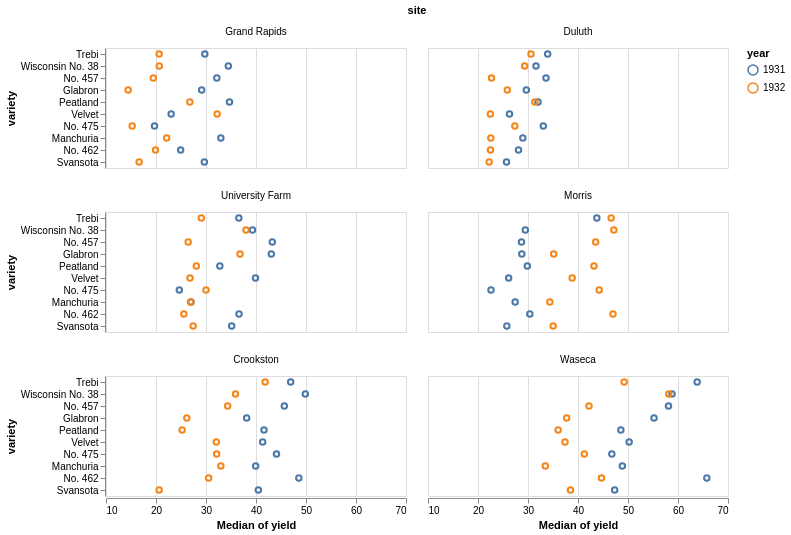

Express this chart as Vega-Lite.
### Vega-Lite specification from a JSON file in a GitHub repository (floating-point values rounded to 4 significant figures)
{"$schema": "https://vega.github.io/schema/vega-lite/v4.json", "name": "trellis_barley", "description": "The Trellis display by Becker et al. helped establish small multiples as a “powerful mechanism for understanding interactions in studies of how a response depends on explanatory variables”. Here we reproduce a trellis of Barley yields from the 1930s, complete with main-effects ordering to facilitate comparison.", "data": {"values": [{"yield": 27, "variety": "Manchuria", "year": 1931, "site": "University Farm"}, {"yield": 48.87, "variety": "Manchuria", "year": 1931, "site": "Waseca"}, {"yield": 27.43, "variety": "Manchuria", "year": 1931, "site": "Morris"}, {"yield": 39.93, "variety": "Manchuria", "year": 1931, "site": "Crookston"}, {"yield": 32.97, "variety": "Manchuria", "year": 1931, "site": "Grand Rapids"}, {"yield": 28.97, "variety": "Manchuria", "year": 1931, "site": "Duluth"}, {"yield": 43.07, "variety": "Glabron", "year": 1931, "site": "University Farm"}, {"yield": 55.2, "variety": "Glabron", "year": 1931, "site": "Waseca"}, {"yield": 28.77, "variety": "Glabron", "year": 1931, "site": "Morris"}, {"yield": 38.13, "variety": "Glabron", "year": 1931, "site": "Crookston"}, {"yield": 29.13, "variety": "Glabron", "year": 1931, "site": "Grand Rapids"}, {"yield": 29.67, "variety": "Glabron", "year": 1931, "site": "Duluth"}, {"yield": 35.13, "variety": "Svansota", "year": 1931, "site": "University Farm"}, {"yield": 47.33, "variety": "Svansota", "year": 1931, "site": "Waseca"}, {"yield": 25.77, "variety": "Svansota", "year": 1931, "site": "Morris"}, {"yield": 40.47, "variety": "Svansota", "year": 1931, "site": "Crookston"}, {"yield": 29.67, "variety": "Svansota", "year": 1931, "site": "Grand Rapids"}, {"yield": 25.7, "variety": "Svansota", "year": 1931, "site": "Duluth"}, {"yield": 39.9, "variety": "Velvet", "year": 1931, "site": "University Farm"}, {"yield": 50.23, "variety": "Velvet", "year": 1931, "site": "Waseca"}, {"yield": 26.13, "variety": "Velvet", "year": 1931, "site": "Morris"}, {"yield": 41.33, "variety": "Velvet", "year": 1931, "site": "Crookston"}, {"yield": 23.03, "variety": "Velvet", "year": 1931, "site": "Grand Rapids"}, {"yield": 26.3, "variety": "Velvet", "year": 1931, "site": "Duluth"}, {"yield": 36.57, "variety": "Trebi", "year": 1931, "site": "University Farm"}, {"yield": 63.83, "variety": "Trebi", "year": 1931, "site": "Waseca"}, {"yield": 43.77, "variety": "Trebi", "year": 1931, "site": "Morris"}, {"yield": 46.93, "variety": "Trebi", "year": 1931, "site": "Crookston"}, {"yield": 29.77, "variety": "Trebi", "year": 1931, "site": "Grand Rapids"}, {"yield": 33.93, "variety": "Trebi", "year": 1931, "site": "Duluth"}, {"yield": 43.27, "variety": "No. 457", "year": 1931, "site": "University Farm"}, {"yield": 58.1, "variety": "No. 457", "year": 1931, "site": "Waseca"}, {"yield": 28.7, "variety": "No. 457", "year": 1931, "site": "Morris"}, {"yield": 45.67, "variety": "No. 457", "year": 1931, "site": "Crookston"}, {"yield": 32.17, "variety": "No. 457", "year": 1931, "site": "Grand Rapids"}, {"yield": 33.6, "variety": "No. 457", "year": 1931, "site": "Duluth"}, {"yield": 36.6, "variety": "No. 462", "year": 1931, "site": "University Farm"}, {"yield": 65.77, "variety": "No. 462", "year": 1931, "site": "Waseca"}, {"yield": 30.37, "variety": "No. 462", "year": 1931, "site": "Morris"}, {"yield": 48.57, "variety": "No. 462", "year": 1931, "site": "Crookston"}, {"yield": 24.93, "variety": "No. 462", "year": 1931, "site": "Grand Rapids"}, {"yield": 28.1, "variety": "No. 462", "year": 1931, "site": "Duluth"}, {"yield": 32.77, "variety": "Peatland", "year": 1931, "site": "University Farm"}, {"yield": 48.57, "variety": "Peatland", "year": 1931, "site": "Waseca"}, {"yield": 29.87, "variety": "Peatland", "year": 1931, "site": "Morris"}, {"yield": 41.6, "variety": "Peatland", "year": 1931, "site": "Crookston"}, {"yield": 34.7, "variety": "Peatland", "year": 1931, "site": "Grand Rapids"}, {"yield": 32, "variety": "Peatland", "year": 1931, "site": "Duluth"}, {"yield": 24.67, "variety": "No. 475", "year": 1931, "site": "University Farm"}, {"yield": 46.77, "variety": "No. 475", "year": 1931, "site": "Waseca"}, {"yield": 22.6, "variety": "No. 475", "year": 1931, "site": "Morris"}, {"yield": 44.1, "variety": "No. 475", "year": 1931, "site": "Crookston"}, {"yield": 19.7, "variety": "No. 475", "year": 1931, "site": "Grand Rapids"}, {"yield": 33.07, "variety": "No. 475", "year": 1931, "site": "Duluth"}, {"yield": 39.3, "variety": "Wisconsin No. 38", "year": 1931, "site": "University Farm"}, {"yield": 58.8, "variety": "Wisconsin No. 38", "year": 1931, "site": "Waseca"}, {"yield": 29.47, "variety": "Wisconsin No. 38", "year": 1931, "site": "Morris"}, {"yield": 49.87, "variety": "Wisconsin No. 38", "year": 1931, "site": "Crookston"}, {"yield": 34.47, "variety": "Wisconsin No. 38", "year": 1931, "site": "Grand Rapids"}, {"yield": 31.6, "variety": "Wisconsin No. 38", "year": 1931, "site": "Duluth"}, {"yield": 26.9, "variety": "Manchuria", "year": 1932, "site": "University Farm"}, {"yield": 33.47, "variety": "Manchuria", "year": 1932, "site": "Waseca"}, {"yield": 34.37, "variety": "Manchuria", "year": 1932, "site": "Morris"}, {"yield": 32.97, "variety": "Manchuria", "year": 1932, "site": "Crookston"}, {"yield": 22.13, "variety": "Manchuria", "year": 1932, "site": "Grand Rapids"}, {"yield": 22.57, "variety": "Manchuria", "year": 1932, "site": "Duluth"}, {"yield": 36.8, "variety": "Glabron", "year": 1932, "site": "University Farm"}, {"yield": 37.73, "variety": "Glabron", "year": 1932, "site": "Waseca"}, {"yield": 35.13, "variety": "Glabron", "year": 1932, "site": "Morris"}, {"yield": 26.17, "variety": "Glabron", "year": 1932, "site": "Crookston"}, {"yield": 14.43, "variety": "Glabron", "year": 1932, "site": "Grand Rapids"}, {"yield": 25.87, "variety": "Glabron", "year": 1932, "site": "Duluth"}, {"yield": 27.43, "variety": "Svansota", "year": 1932, "site": "University Farm"}, {"yield": 38.5, "variety": "Svansota", "year": 1932, "site": "Waseca"}, {"yield": 35.03, "variety": "Svansota", "year": 1932, "site": "Morris"}, {"yield": 20.63, "variety": "Svansota", "year": 1932, "site": "Crookston"}, {"yield": 16.63, "variety": "Svansota", "year": 1932, "site": "Grand Rapids"}, {"yield": 22.23, "variety": "Svansota", "year": 1932, "site": "Duluth"}, {"yield": 26.8, "variety": "Velvet", "year": 1932, "site": "University Farm"}, {"yield": 37.4, "variety": "Velvet", "year": 1932, "site": "Waseca"}, {"yield": 38.83, "variety": "Velvet", "year": 1932, "site": "Morris"}, {"yield": 32.07, "variety": "Velvet", "year": 1932, "site": "Crookston"}, {"yield": 32.23, "variety": "Velvet", "year": 1932, "site": "Grand Rapids"}, {"yield": 22.47, "variety": "Velvet", "year": 1932, "site": "Duluth"}, {"yield": 29.07, "variety": "Trebi", "year": 1932, "site": "University Farm"}, {"yield": 49.23, "variety": "Trebi", "year": 1932, "site": "Waseca"}, {"yield": 46.63, "variety": "Trebi", "year": 1932, "site": "Morris"}, {"yield": 41.83, "variety": "Trebi", "year": 1932, "site": "Crookston"}, {"yield": 20.63, "variety": "Trebi", "year": 1932, "site": "Grand Rapids"}, {"yield": 30.6, "variety": "Trebi", "year": 1932, "site": "Duluth"}, {"yield": 26.43, "variety": "No. 457", "year": 1932, "site": "University Farm"}, {"yield": 42.2, "variety": "No. 457", "year": 1932, "site": "Waseca"}, {"yield": 43.53, "variety": "No. 457", "year": 1932, "site": "Morris"}, {"yield": 34.33, "variety": "No. 457", "year": 1932, "site": "Crookston"}, {"yield": 19.47, "variety": "No. 457", "year": 1932, "site": "Grand Rapids"}, {"yield": 22.7, "variety": "No. 457", "year": 1932, "site": "Duluth"}, {"yield": 25.57, "variety": "No. 462", "year": 1932, "site": "University Farm"}, {"yield": 44.7, "variety": "No. 462", "year": 1932, "site": "Waseca"}, {"yield": 47, "variety": "No. 462", "year": 1932, "site": "Morris"}, {"yield": 30.53, "variety": "No. 462", "year": 1932, "site": "Crookston"}, {"yield": 19.9, "variety": "No. 462", "year": 1932, "site": "Grand Rapids"}, {"yield": 22.5, "variety": "No. 462", "year": 1932, "site": "Duluth"}, {"yield": 28.07, "variety": "Peatland", "year": 1932, "site": "University Farm"}, {"yield": 36.03, "variety": "Peatland", "year": 1932, "site": "Waseca"}, {"yield": 43.2, "variety": "Peatland", "year": 1932, "site": "Morris"}, {"yield": 25.23, "variety": "Peatland", "year": 1932, "site": "Crookston"}, {"yield": 26.77, "variety": "Peatland", "year": 1932, "site": "Grand Rapids"}, {"yield": 31.37, "variety": "Peatland", "year": 1932, "site": "Duluth"}, {"yield": 30, "variety": "No. 475", "year": 1932, "site": "University Farm"}, {"yield": 41.27, "variety": "No. 475", "year": 1932, "site": "Waseca"}, {"yield": 44.23, "variety": "No. 475", "year": 1932, "site": "Morris"}, {"yield": 32.13, "variety": "No. 475", "year": 1932, "site": "Crookston"}, {"yield": 15.23, "variety": "No. 475", "year": 1932, "site": "Grand Rapids"}, {"yield": 27.37, "variety": "No. 475", "year": 1932, "site": "Duluth"}, {"yield": 38, "variety": "Wisconsin No. 38", "year": 1932, "site": "University Farm"}, {"yield": 58.17, "variety": "Wisconsin No. 38", "year": 1932, "site": "Waseca"}, {"yield": 47.17, "variety": "Wisconsin No. 38", "year": 1932, "site": "Morris"}, {"yield": 35.9, "variety": "Wisconsin No. 38", "year": 1932, "site": "Crookston"}, {"yield": 20.67, "variety": "Wisconsin No. 38", "year": 1932, "site": "Grand Rapids"}, {"yield": 29.33, "variety": "Wisconsin No. 38", "year": 1932, "site": "Duluth"}]}, "mark": "point", "height": {"step": 12}, "encoding": {"facet": {"field": "site", "type": "ordinal", "columns": 2, "sort": {"op": "median", "field": "yield"}}, "x": {"aggregate": "median", "field": "yield", "type": "quantitative", "scale": {"zero": false}}, "y": {"field": "variety", "type": "ordinal", "sort": "-x"}, "color": {"field": "year", "type": "nominal"}}}
